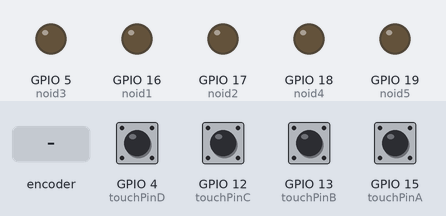
The sketch below on a simulated ESP32. Shown: output pins drawn as LEDs (lit = HIGH). Dashed ring = blinking. The inputs (shaded band) are chosen by the test bench; at power-on: GPIO 4 (touchPinD), GPIO 12 (touchPinC), GPIO 13 (touchPinB), GPIO 15 (touchPinA) HIGH. What the sketch prints to the serial monitor is not drawn.

Above: at 1.4 s.
1.5 s: rotary encoder on GPIO 15 (touchPinA) / GPIO 13 (touchPinB) turned 3 steps (first pin leading)
At 1.65 s:
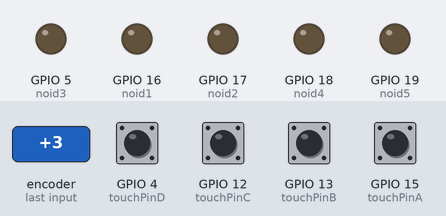
3.6 s: GPIO 12 (touchPinC) pulled LOW for 1 s
At 3.75 s:
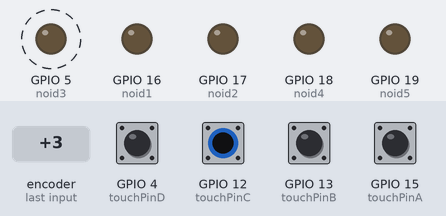
6.6 s: GPIO 4 (touchPinD) pulled LOW for 3.2 s
At 6.75 s:
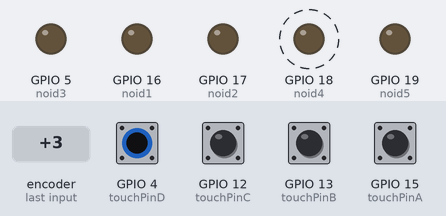
11.3 s: GPIO 12 (touchPinC) pulled LOW for 3.2 s
At 15.1 s:
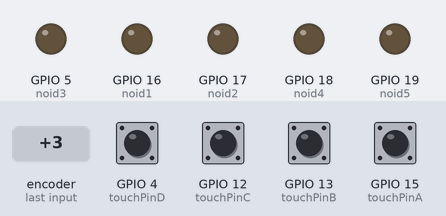
Timing chart, 0 to 16.6 s (numbered marks = the images above; inputs shaded):
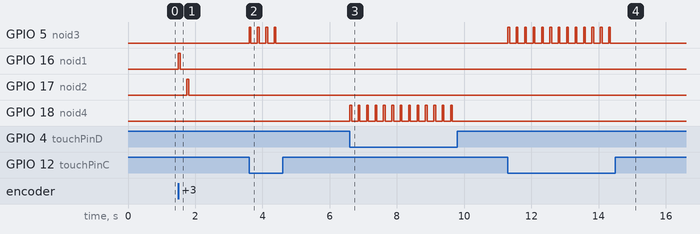

Measured:
- after the input at 1.5 s, GPIO 16 (noid1): LOW → HIGH at once, → LOW 0.05 s later; GPIO 17 (noid2): LOW → HIGH after 0.25 s, → LOW 0.05 s later
- after the input at 3.6 s, GPIO 5 (noid3): alternates HIGH for 0.05 s and LOW for 0.20 s, 8 changes in all, then stays LOW, starting at once
- after the input at 6.6 s, GPIO 18 (noid4): alternates HIGH for 0.05 s and LOW for 0.20 s, 26 changes in all, then stays LOW, starting at once
- after the input at 11.3 s, GPIO 5 (noid3): alternates HIGH for 0.05 s and LOW for 0.20 s, 26 changes in all, then stays LOW, starting at once

The sketch:

fruitBot.ino
```cpp
const int touchPinA = 15;
const int touchPinB = 13;
const int touchPinC = 12;
const int touchPinD = 4;
const int touchPinE = 14;


const int threshold = 25;

int touchValueA;
int touchValueB;
int touchValueC;
int touchValueD;
int touchValueE;


int noid1 = 16;
int noid2 = 17;
int noid3 = 5;
int noid4 = 18;
int noid5 = 19;

int noidonTime = 50;
int noidoffTime = 200;

void setup() {
  delay(250);
  Serial.begin(115200);

  pinMode (noid1, OUTPUT);
  pinMode (noid2, OUTPUT);
  pinMode (noid3, OUTPUT);
  pinMode (noid4, OUTPUT);
  pinMode (noid5, OUTPUT);
}

void loop() {

  touchValueA = touchRead(touchPinA);
  Serial.println(touchValueA);
  if (touchValueA < threshold + 5) {
    noidA();
    noidOffA();
  }
  touchValueB = touchRead(touchPinB);
  Serial.println(touchValueB);
  if (touchValueB < threshold) {
    noidB();
    noidOffB();
  }
  touchValueC = touchRead(touchPinC);
  Serial.println(touchValueC);
  if (touchValueC < threshold) {
    noidC();
    noidOffC();
  }
  touchValueD = touchRead(touchPinD);
  Serial.println(touchValueD);
  if (touchValueD < threshold) {
    noidD();
    noidOffD();
  }
//  touchValueE = touchRead(touchPinE);
//  Serial.println(touchValueE);
//  if (touchValueE < threshold) {
//    noidE();
//    noidOffE();
//  }
}

///////////////

void noidA() {

  unsigned long snapshotOfTime = 0;
  snapshotOfTime = millis();
  while (millis() < snapshotOfTime + noidonTime) {
    digitalWrite(noid1, HIGH);

    if (millis() - snapshotOfTime > noidonTime) break;
  }
}

void noidOffA () {

  unsigned long snapshotOfTime = 0;
  snapshotOfTime = millis();
  while (millis() < snapshotOfTime + noidoffTime) {
    digitalWrite(noid1, LOW);

    if (millis() - snapshotOfTime > noidoffTime) break;
  }
}

void noidB () {

  unsigned long snapshotOfTime = 0;
  snapshotOfTime = millis();
  while (millis() < snapshotOfTime + noidonTime) {
    digitalWrite(noid2, HIGH);

    if (millis() - snapshotOfTime > noidonTime) break;
  }
}

void noidOffB () {

  unsigned long snapshotOfTime = 0;
  snapshotOfTime = millis();
  while (millis() < snapshotOfTime + noidoffTime) {
    digitalWrite(noid2, LOW);

    if (millis() - snapshotOfTime > noidoffTime) break;
  }
}

void noidC () {

  unsigned long snapshotOfTime = 0;
  snapshotOfTime = millis();
  while (millis() < snapshotOfTime + noidonTime) {
    digitalWrite(noid3, HIGH);

    if (millis() - snapshotOfTime > noidonTime) break;
  }
}

void noidOffC () {

  unsigned long snapshotOfTime = 0;
  snapshotOfTime = millis();
  while (millis() < snapshotOfTime + noidoffTime) {
    digitalWrite(noid3, LOW);

    if (millis() - snapshotOfTime > noidoffTime) break;
  }
}

void noidD () {

  unsigned long snapshotOfTime = 0;
  snapshotOfTime = millis();
  while (millis() < snapshotOfTime + noidonTime) {
    digitalWrite(noid4, HIGH);

    if (millis() - snapshotOfTime > noidonTime) break;
  }
}

void noidOffD () {

  unsigned long snapshotOfTime = 0;
  snapshotOfTime = millis();
  while (millis() < snapshotOfTime + noidoffTime) {
    digitalWrite(noid4, LOW);

    if (millis() - snapshotOfTime > noidoffTime) break;
  }
}
//void noidE () {
//
//  unsigned long snapshotOfTime = 0;
//  snapshotOfTime = millis();
//  while (millis() < snapshotOfTime + noidonTime) {
//    digitalWrite(noid5, HIGH);
//
//    if (millis() - snapshotOfTime > noidonTime) break;
//  }
//}
//
//void noidOffE () {
//
//  unsigned long snapshotOfTime = 0;
//  snapshotOfTime = millis();
//  while (millis() < snapshotOfTime + noidoffTime) {
//    digitalWrite(noid5, LOW);
//
//    if (millis() - snapshotOfTime > noidoffTime) break;
//  }
//}
```
